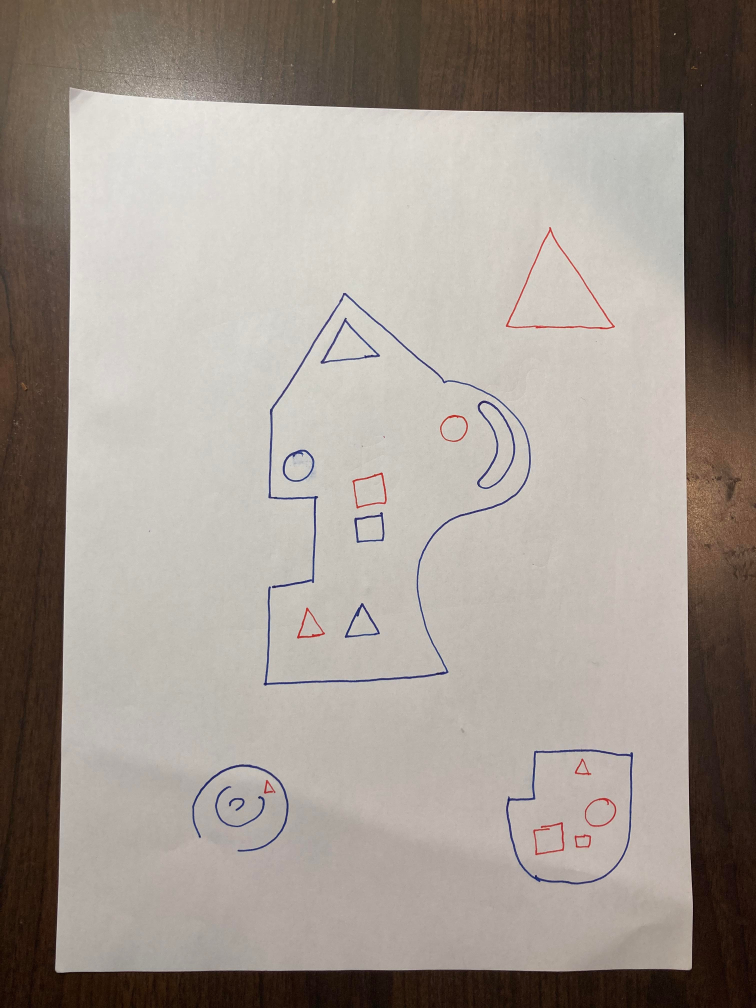
#> input picture drw_test/im11.jpg, 3024 x 4032 px, found by its file name (shown at 1/4 size)
$ python s2g_main.py
#> lines starting #> are read from the running program, lines starting #| are printed output that depends on the picture; after the words box and inside, x2 and y2 are one past the last pixel; in counts of white or black regions, pixels touching at a corner belong together
### code/s2g_imtools.py
##PAGE Scaning FROM: https://dontrepeatyourself.org/post/learn-opencv-by-building-a-document-scanner/
##Edge contour help from: https://stackoverflow.com/questions/69369615/opencv-remove-doubled-contours-on-outlines-of-shapes-without-using-retr-externa

from imutils.perspective import four_point_transform
import cv2
import numpy as np
import matplotlib.pyplot as plt
import matplotlib.patches as mpatches
from mpl_toolkits.axes_grid1 import ImageGrid

#Resize given aspect ratio of img and given width or height (not both)
# [109 lines left out: functions asp_resize, img_input, warp_page, resize_padded_square, plot_imgs, center_crop, not called in this run]

### code/s2g_main.py
##PAGE Scaning FROM: https://dontrepeatyourself.org/post/learn-opencv-by-building-a-document-scanner/
##Edge contour help from: https://stackoverflow.com/questions/69369615/opencv-remove-doubled-contours-on-outlines-of-shapes-without-using-retr-externa

import cv2
import numpy as np
import importlib
import s2g_imtools as s2g_im
importlib.reload(s2g_im)
import matplotlib.pyplot as plt
from mpl_toolkits.axes_grid1 import ImageGrid

from sklearn import datasets, svm, metrics
from sklearn.model_selection import train_test_split
from joblib import dump, load

import pdb

#Input: img: scanned (projected) img of drawing on paper
#Output: contours, outer_contours, and imgs for visualization
def extract_polygons(img):
    blank = np.zeros_like(img)
    img = cv2.cvtColor(img, cv2.COLOR_BGR2GRAY)
    blur = cv2.GaussianBlur(img, (3, 3), 0) # Add Gaussian blur
    edged = cv2.Canny(blur, 75, 200) # Apply the Canny algorithm to find the edges

    #Wall Contours
    cs, _ = cv2.findContours(edged,cv2.RETR_TREE,cv2.CHAIN_APPROX_SIMPLE)
    if(len(cs)==0):
        return [], [], img, blank
    cont_img = img.copy()
    cv2.drawContours(cont_img, cs, -1, (255, 255, 255), 3)
    blur2 = cv2.GaussianBlur(edged, (11, 11), 0) # Add Gaussian blur
    cs2, h = cv2.findContours(blur2,cv2.RETR_TREE,cv2.CHAIN_APPROX_SIMPLE)

    outer_conts = []
    inner_conts = []
    conts = []
    for c, hrc in zip(cs2, h[0]):
        # we approximate the contour
        peri = cv2.arcLength(c, True)
        approx = cv2.approxPolyDP(c, 0.0001 * peri, True)
        conts.append(approx)
        if(hrc[2]<0):
            inner_conts.append(approx)
        elif(hrc[3]<0):
            outer_conts.append(approx)


    cv2.drawContours(blank, outer_conts, -1,(255,255,255), 3)
    return cs, outer_conts, cont_img, blank

def split_drawings(img):
    # [5 lines of commented-out code are left out]
    img = cv2.cvtColor(img, cv2.COLOR_BGR2HSV)

    # lower boundary RED color range values; Hue (0 - 10)
    lower1 = np.array([0, 80, 20])
    upper1 = np.array([10, 255, 255])

    # upper boundary RED color range values; Hue (160 - 180)
    lower2 = np.array([160,80,20])
    upper2 = np.array([179,255,255])

    lower_mask = cv2.inRange(img, lower1, upper1)
    upper_mask = cv2.inRange(img, lower2, upper2)
    img_red = lower_mask + upper_mask

    # lower_black = np.array([0,0,0])
    # upper_black = np.array([180,90,150])
    # img_black = cv2.inRange(img, lower_black, upper_black)

    lower_blue = np.array([70,0,0])
    upper_blue = np.array([150,255,255])
    img_blue = cv2.inRange(img, lower_blue, upper_blue)
    # [5 lines of commented-out code are left out]
    return (img_blue, img_red)

#https://gist.github.com/meyerjo/dd3533edc97c81258898f60d8978eddc
def intersection_over_union(a, b):
    xA = max(a[0], b[0])
    yA = max(a[1], b[1])
    xB = min(a[2], b[2])
    yB = min(a[3], b[3])
    interArea = max(0, xB - xA + 1) * max(0, yB - yA + 1)
    boxAArea = (a[2] - a[0] + 1) * (a[3] - a[1] + 1)
    boxBArea = (b[2] - b[0] + 1) * (b[3] - b[1] + 1)
    iou = interArea / float(boxAArea + boxBArea - interArea)
    merged = [min(a[0], b[0]),min(a[1], b[1]),max(a[2], b[2]), max(a[3], b[3])]
    return iou, merged


def merge(boxes):
    thresh = 0.1
    merged = []
    num_merged = 0
    for b in range(len(boxes)):
        numbmerged = 0
        for c in range(len(boxes)):
            iou, m = intersection_over_union(boxes[b], boxes[c])
            if(iou>thresh and iou<1):
                merged.append(m)
                numbmerged+=1
        num_merged += numbmerged
        if(numbmerged==0):
            merged.append(boxes[b])
    return merged, num_merged

def doodle_bounds(img):
    img = cv2.cvtColor(img, cv2.COLOR_GRAY2BGR)
    conts, _, _, _ = extract_polygons(img.copy())
    boxes = []
    vis_imgs = []

    #Initial bboxes
    length_thresh = 70 #For removing small contours
    img_bbox_1 = img.copy()
    for cnt in conts:
        if(cv2.arcLength(cnt,True)<length_thresh):
            continue
        x,y,w,h = cv2.boundingRect(cnt)
        img_bbox_1=cv2.rectangle(img_bbox_1,(x,y),(x+w,y+h),(0,0,255),2)
        boxes.append([x, y, x+w, y+h])
    new_boxes = boxes
    vis_imgs.append(img_bbox_1)

    cnt = 0
    while(cnt<2):
        cnt+=1
        new_boxes, num = merge(new_boxes)
        if(num==0):
            break

    img_bbox_2 = img.copy()
    res = []
    for i in new_boxes:
        if i not in res:
            res.append(i)
            img_bbox_2=cv2.rectangle(img_bbox_2,(i[0],i[1]),(i[2],i[3]),(0,255,0),2)
    new_boxes = res
    vis_imgs.append(img_bbox_2)

    return new_boxes, vis_imgs

def instancers(og_image, instancer_thresh):
    bboxes, vis = doodle_bounds(instancer_thresh)
    instancers = []

    for b in bboxes:
        inst_im = og_image[b[1]:b[3],b[0]:b[2]]
        inst_im = cv2.cvtColor(inst_im, cv2.COLOR_BGR2GRAY)
        ret,inst_im = cv2.threshold(inst_im,140,255,cv2.THRESH_BINARY_INV)
        inst_im = s2g_im.resize_padded_square(inst_im, 28)
        instancers.append(inst_im.flatten(order='C'))
    clf = load('G:/My Drive/Sketch2Graybox/model.joblib')
    instancers = np.array(instancers)/255

    predicted_labels = []
    predicted_label_strings = []
    pred_imgs = instancers
    if(instancers.shape[0]>0):
        print(clf.predict_proba(instancers))
        predicted_labels = clf.predict(instancers)

        label_strings = np.load("G:\My Drive\Sketch2Graybox\label_strings.npy")
        predicted_label_strings = label_strings[predicted_labels.astype(int)]
    out = []
    for b, s in zip(bboxes, predicted_label_strings):
        out.append((b, s))

    return out, pred_imgs, vis

# [30 lines left out: functions plot_data, vis_instancers, not called in this run]

def contour_mask(img):
    conts, _, _, _ = extract_polygons(img)
    black = np.zeros_like(img, dtype="uint8")
    white = np.ones_like(img)*255
    cv2.drawContours(black, conts, -1,(255,255,255), 5)
    masked = cv2.bitwise_and(img, black)
    white = cv2.bitwise_and(white, cv2.bitwise_not(black))
    out = white+masked
    #cv2.imshow("masked", s2g_im.asp_resize(out, width=540))
    #cv2.waitKey(0)
    return out

# [6 lines left out: function vis_imgrid, not called in this run]


#Function that takes img path and returns data for graybox generation
#Input: img path and optional visualize bool
#Output: tuple of level_bound_polys and instancer_data
def sketch_2_graybox_data(img_pth, vis_overview=False, vis_page_warp=False, vis_level_geo=False, vis_inst_bbox=True, vis_inst_clf=False):
    width = 1500
    img = s2g_im.img_input(img_pth, width) #Img array from file
#> in img_input, image is the input picture: shape (4032, 3024, 3); mean B, G, R 142.9, 150.7, 159.8
    img_scanned, img_page_conts = s2g_im.warp_page(img.copy()) #"Scan" page
#> in warp_page, `edged = cv2.Canny(blur, 75, 200)`:
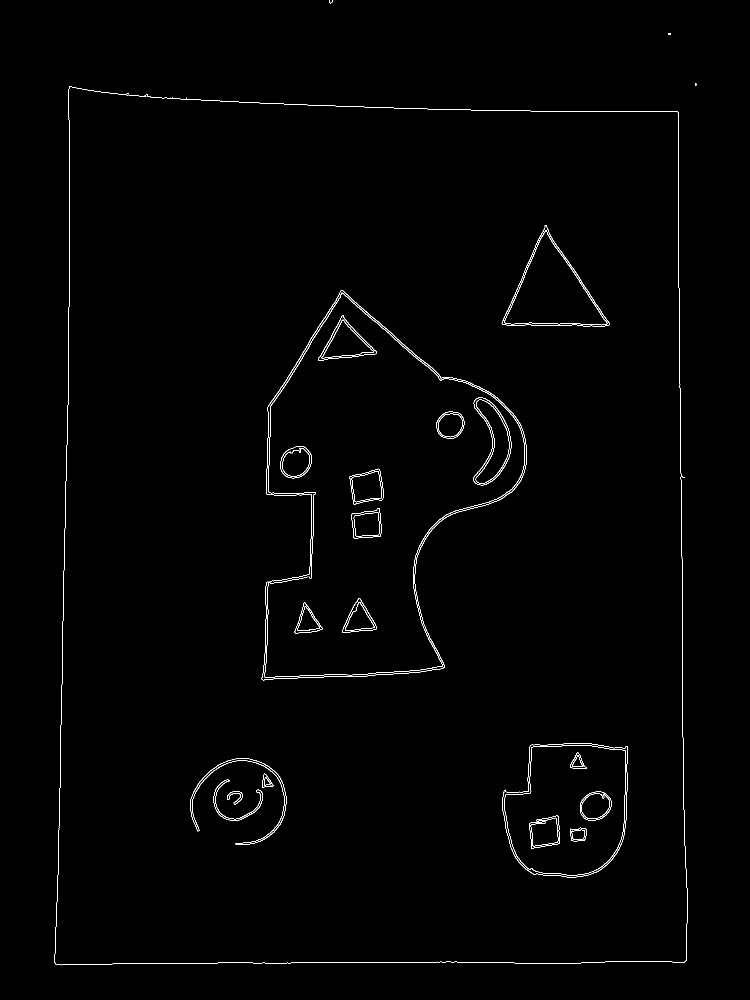
#> edged: shape (2000, 1500) (shown at 1/2 size); 0.75% white in thin lines or dots, all inside (x1, y1, x2, y2) = (109, 0, 1393, 1931)
#> in warp_page, `contours, _ = cv2.findContours(edged, cv2.RETR_LIST, cv2.CHAIN_APPROX_..`: contours = 71 contours, 7 with area under 20; largest, box (x1, y1, x2, y2) and area: (109, 173, 1375, 1931) 2117929, (109, 173, 1375, 1931) 2117904, (1004, 1486, 1256, 1755) 55080, (1004, 1486, 1256, 1755) 54991, (1003, 450, 1220, 654) 21769
#> in warp_page, `cv2.drawContours(img, contours, -1, (255, 0, 0), 5)`:
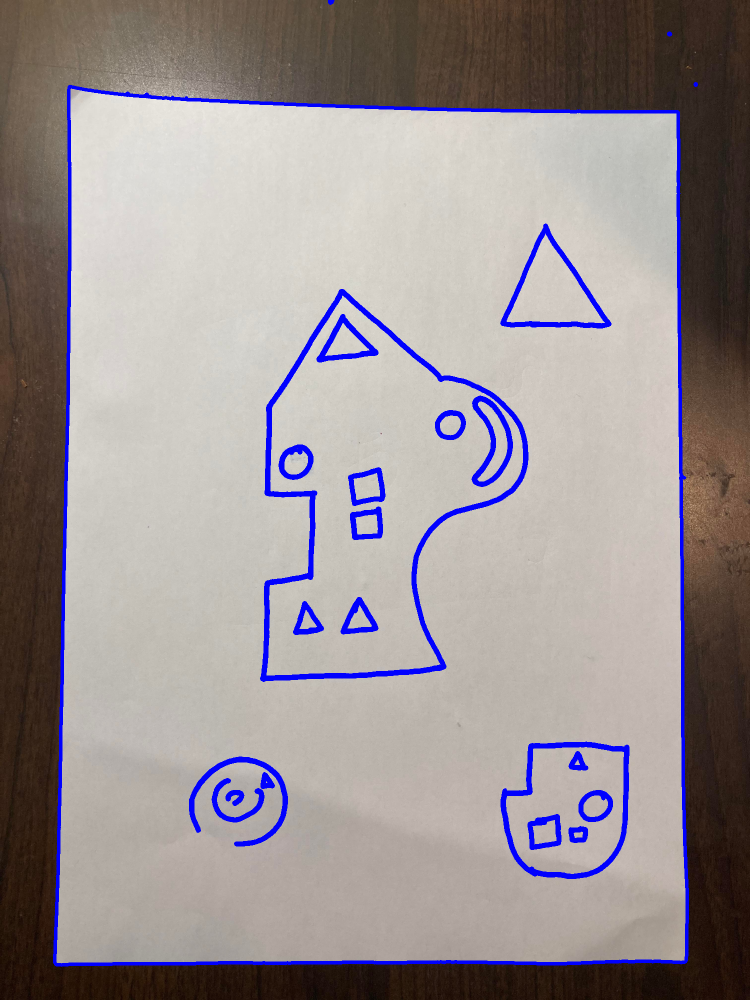
#> img: shape (2000, 1500, 3) (shown at 1/2 size); mean of channels 0, 1, 2 147.2, 145.2, 153.8; drawn as B, G, R
#> the loop in warp_page, `for contour in contours:` made 1 pass
    img_scanned = s2g_im.center_crop(img_scanned, 0.97)  #Crop to center to remove page boundaries

    #Mask using contours
    contour_masked = contour_mask(img_scanned.copy())
#> in extract_polygons, `cs, _ = cv2.findContours(edged,cv2.RETR_TREE,cv2.CHAIN_APPROX_SIMPLE)`: cs = 65 contours, 3 with area under 20; largest, box (x1, y1, x2, y2) and area: (867, 1290, 1127, 1560) 56682, (867, 1290, 1127, 1560) 56592, (871, 1293, 1122, 1556) 53095, (871, 1293, 1122, 1556) 53010, (868, 224, 1095, 437) 23710
#> in extract_polygons, `cv2.drawContours(cont_img, cs, -1, (255, 255, 255), 3)`:
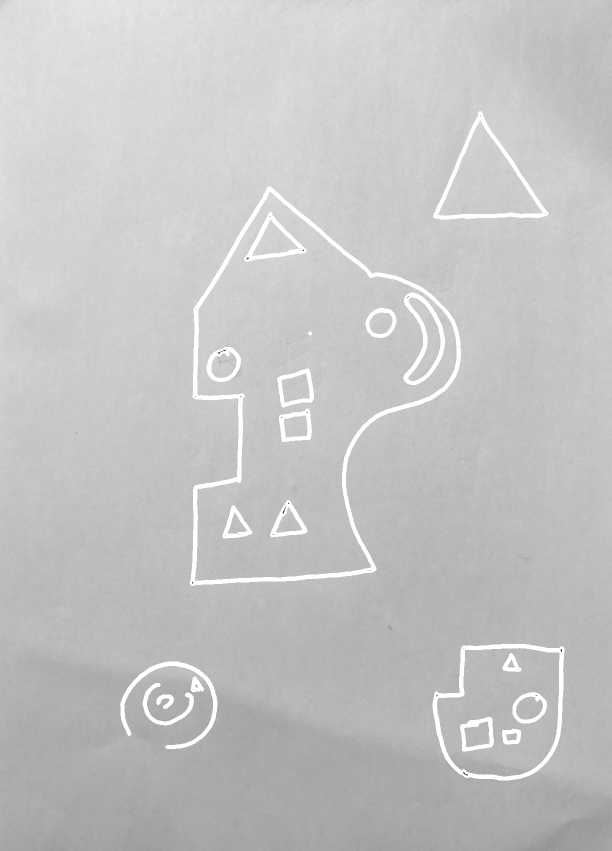
#> cont_img: shape (1701, 1224) (shown at 1/2 size); min 24, max 255, mean 195.8
#> in extract_polygons, `cs2, h = cv2.findContours(blur2,cv2.RETR_TREE,cv2.CHAIN_APPROX_SIMPLE)`: cs2 = 35 contours, 3 with area under 20; largest, box (x1, y1, x2, y2) and area: (376, 370, 925, 1175) 268330, (392, 389, 911, 1159) 223539, (862, 1285, 1132, 1564) 61580, (876, 1299, 1117, 1551) 48468, (863, 219, 1100, 442) 27458; h = 35 rows, first 6: [2, -1, 1, -1], [-1, -1, -1, 0], [3, 0, -1, -1], [13, 2, 4, -1], [-1, -1, 5, 3], [7, -1, 6, 4]
#> the loop in extract_polygons, `for c, hrc in zip(cs2, h[0]):` made 35 passes
#> (hrc, peri) on passes 1 to 8: ([2, -1, 1, -1], 129.7), ([-1, -1, -1, 0], 30.63), ([3, 0, -1, -1], 1606.6), ([13, 2, 4, -1], 1009.4), ([-1, -1, 5, 3], 897.2), ([7, -1, 6, 4], 144.2), ([-1, -1, -1, 5], 44.73), ([9, 5, 8, 4], 267.6)
#> after the loop in extract_polygons, `for c, hrc in zip(cs2, h[0]):`: conts has the same summary as cs2; inner_conts = 18 contours, 3 with area under 20; largest, box (x1, y1, x2, y2) and area: (880, 248, 1080, 429) 17954, (237, 1320, 438, 1501) 10952, (820, 597, 879, 760) 3179, (508, 445, 592, 509) 2464, (566, 750, 617, 802) 1914; outer_conts = 4 contours; box (x1, y1, x2, y2) and area: (376, 370, 925, 1175) 268330, (862, 1285, 1132, 1564) 61580, (863, 219, 1100, 442) 27458, (310, 1386, 351, 1421) 1039
#> in contour_mask, `conts, _, _, _ = extract_polygons(img)`: conts has the same summary as cs in extract_polygons

    #Split level contours from instancer doodles by color
    geo_contour_thresh, instancer_thresh = split_drawings(contour_masked.copy())

    #Extract level_geo_contours
    wall_conts, outer_conts, img_all_conts, img_outer_conts = extract_polygons(cv2.cvtColor(geo_contour_thresh.copy(), cv2.COLOR_GRAY2RGB)) #Extract polygons from warped img
#> in extract_polygons (call 2), `cs, _ = cv2.findContours(edged,cv2.RETR_TREE,cv2.CHAIN_APPROX_SIMPLE)`: cs = 39 contours, 5 with area under 20; largest, box (x1, y1, x2, y2) and area: (380, 373, 921, 1170) 258856, (380, 373, 921, 1170) 258506, (388, 382, 915, 1162) 242962, (388, 382, 915, 1162) 242644, (866, 1288, 1128, 1560) 57897
#> in extract_polygons (call 2), `cv2.drawContours(cont_img, cs, -1, (255, 255, 255), 3)`:
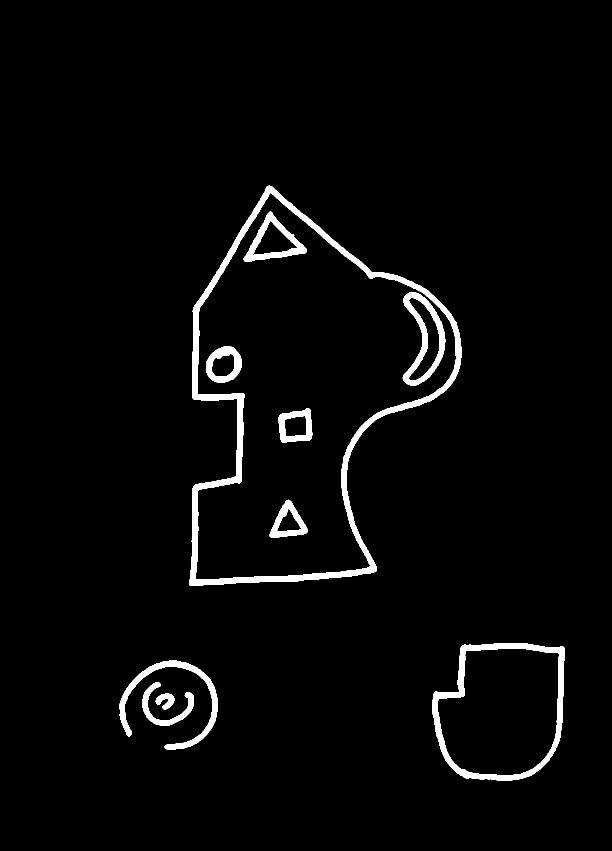
#> cont_img: shape (1701, 1224) (shown at 1/2 size); 3% white; 10 white regions
#> in extract_polygons (call 2), `cs2, h = cv2.findContours(blur2,cv2.RETR_TREE,cv2.CHAIN_APPROX_SIMPLE)`: cs2 = 19 contours, 2 with area under 20; largest, box (x1, y1, x2, y2) and area: (375, 368, 926, 1175) 271810, (393, 390, 910, 1157) 219877, (861, 1283, 1133, 1565) 62832, (877, 1299, 1116, 1549) 47468, (236, 1318, 439, 1502) 8390; h = 19 rows, first 6: [3, -1, 1, -1], [2, -1, -1, 0], [-1, 1, -1, 0], [4, 0, -1, -1], [5, 3, -1, -1], [7, 4, 6, -1]
#> the loop in extract_polygons (call 2), `for c, hrc in zip(cs2, h[0]):` made 19 passes
#> (hrc, peri) on passes 1, 2, 4, 5, 6, 7, 8, 9: ([3, -1, 1, -1], 135.6), ([2, -1, -1, 0], 14.73), ([4, 0, -1, -1], 483.2), ([5, 3, -1, -1], 1058.5), ([7, 4, 6, -1], 1014.7), ([-1, -1, -1, 5], 889.2), ([-1, 5, 8, -1], 2609.7), ([9, -1, -1, 7], 404.5)
#> after the loop in extract_polygons (call 2), `for c, hrc in zip(cs2, h[0]):`: conts has the same summary as cs2; inner_conts = 11 contours, 2 with area under 20; largest, box (x1, y1, x2, y2) and area: (877, 1299, 1116, 1549) 47468, (236, 1318, 439, 1502) 8390, (281, 1361, 391, 1454) 3614, (821, 598, 877, 758) 2660, (511, 448, 588, 507) 2138; outer_conts = 3 contours; box (x1, y1, x2, y2) and area: (375, 368, 926, 1175) 271810, (861, 1283, 1133, 1565) 62832, (308, 1384, 352, 1422) 1192
#> wall_conts has the same summary as cs in extract_polygons
    geo_contours = (wall_conts, outer_conts)

    #Separate and classify instancers
    instancer_data, pred_imgs, inst_vis = instancers(img_scanned.copy(), instancer_thresh)
#> in extract_polygons (call 3), `cs, _ = cv2.findContours(edged,cv2.RETR_TREE,cv2.CHAIN_APPROX_SIMPLE)`: cs = 37 contours, 3 with area under 20; largest, box (x1, y1, x2, y2) and area: (868, 225, 1095, 437) 23736, (868, 225, 1095, 437) 23609, (874, 236, 1089, 434) 21280, (874, 236, 1089, 434) 21160, (556, 739, 626, 813) 3709
#> in extract_polygons (call 3), `cv2.drawContours(cont_img, cs, -1, (255, 255, 255), 3)`:
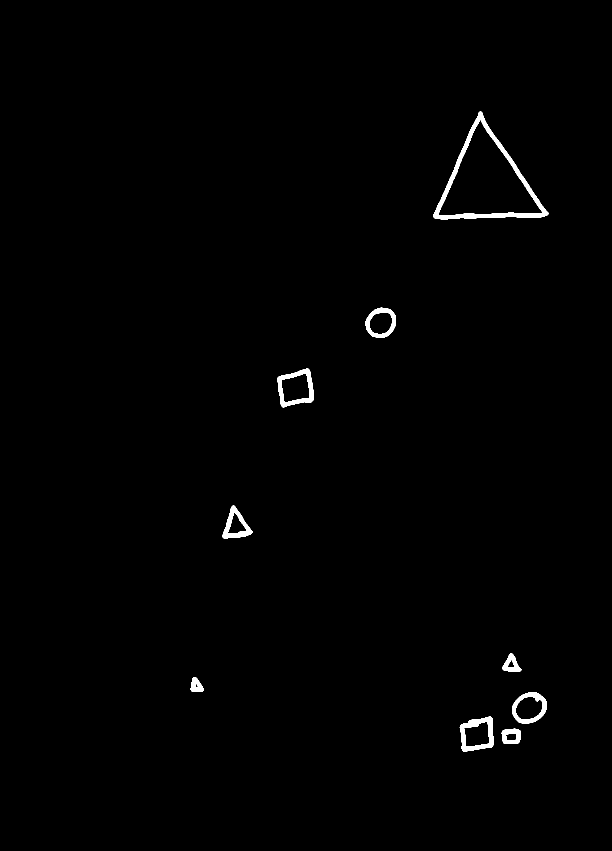
#> cont_img: shape (1701, 1224) (shown at 1/2 size); 0.77% white; 9 white regions
#> in extract_polygons (call 3), `cs2, h = cv2.findContours(blur2,cv2.RETR_TREE,cv2.CHAIN_APPROX_SIMPLE)`: cs2 = 17 contours, 1 with area under 20; largest, box (x1, y1, x2, y2) and area: (863, 220, 1100, 442) 27474, (880, 247, 1080, 429) 17832, (551, 734, 631, 818) 5022, (917, 1430, 990, 1507) 4472, (1021, 1381, 1097, 1450) 4030; h = 17 rows, first 6: [2, -1, 1, -1], [-1, -1, -1, 0], [4, 0, 3, -1], [-1, -1, -1, 2], [6, 2, 5, -1], [-1, -1, -1, 4]
#> the loop in extract_polygons (call 3), `for c, hrc in zip(cs2, h[0]):` made 17 passes
#> (hrc, peri) on passes 1 to 8: ([2, -1, 1, -1], 144.8), ([-1, -1, -1, 0], 39.9), ([4, 0, 3, -1], 271.1), ([-1, -1, -1, 2], 160.8), ([6, 2, 5, -1], 239.7), ([-1, -1, -1, 4], 145.2), ([7, 4, -1, -1], 115.8), ([9, 6, 8, -1], 144.5)
#> after the loop in extract_polygons (call 3), `for c, hrc in zip(cs2, h[0]):`: conts has the same summary as cs2; inner_conts = 9 contours, 1 with area under 20; largest, box (x1, y1, x2, y2) and area: (880, 247, 1080, 429) 17832, (566, 750, 617, 802) 1886, (931, 1446, 976, 1491) 1419, (1034, 1396, 1083, 1436) 1362, (741, 628, 782, 666) 1142, (378, 1351, 411, 1387) 830, (459, 1032, 489, 1065) 458, (1015, 1470, 1031, 1478) 96; outer_conts = 8 contours; box (x1, y1, x2, y2) and area: (863, 220, 1100, 442) 27474, (551, 734, 631, 818) 5022, (917, 1430, 990, 1507) 4472, (1021, 1381, 1097, 1450) 4030, (728, 612, 795, 679) 3499, (442, 1008, 508, 1080) 2856, (1000, 1454, 1045, 1491) 1392, (1002, 1303, 1046, 1347) 1206
#> in extract_polygons (call 3), `cv2.drawContours(blank, outer_conts, -1,(255,255,255), 3)`:
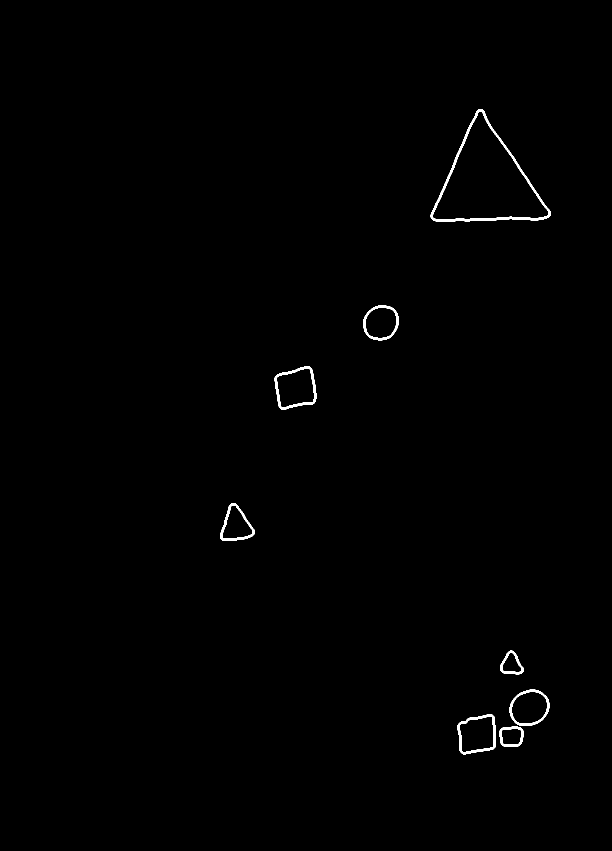
#> blank: shape (1701, 1224, 3) (shown at 1/2 size); 0.49% white; 8 white regions
#> in doodle_bounds, `conts, _, _, _ = extract_polygons(img.copy())`: conts has the same summary as cs in extract_polygons
#> the loop in doodle_bounds, `for cnt in conts:` made 37 passes
#> (x, y, w, h) on passes 1, 2, 3, 4, 5, 6, 9, 10: (1005, 1459, 35, 27), (1005, 1459, 35, 27), (1009, 1464, 27, 19), (1009, 1464, 27, 19), (921, 1435, 64, 67), (921, 1435, 64, 67), (925, 1441, 56, 55), (1026, 1386, 66, 59)
#> (the rest of the program and of its run is left out)
